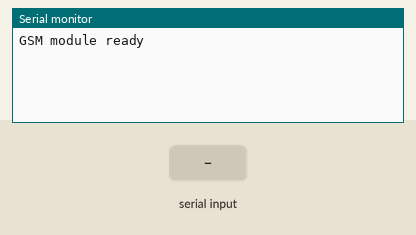
The sketch below on a simulated Arduino Uno, built with avr-gcc and run on an emulated ATmega328P. Shown: the last lines printed to the serial monitor. The inputs (shaded band) are chosen by the test bench.

Above: at 1.2 s.
1.3 s: "1" received over the second serial link
At 2.0 s:
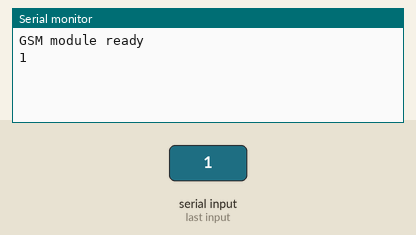
2.8 s: "0" received over the second serial link
At 3.1 s:
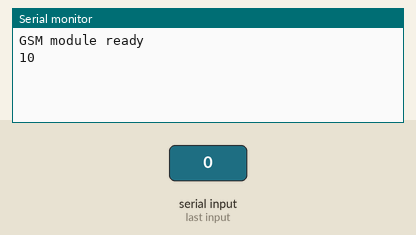

The sketch:

arduino_code.ino
```cpp
#include <SoftwareSerial.h>

SoftwareSerial gsm(7, 8); // RX, TX

void setup() {
  Serial.begin(9600);
  gsm.begin(9600);
  Serial.println("GSM module ready");
}

void loop() {
  if (gsm.available()) {
    while (gsm.available()) {
      Serial.write(gsm.read());
    }
  }

  if (Serial.available()) {
    while (Serial.available()) {
      gsm.write(Serial.read());
    }
  }
}
```

Measured:
- after the input at 1.3 s, the serial monitor: prints a new line at once (image 1)
- after the input at 2.8 s, the serial monitor: prints a new line at once (image 2)
